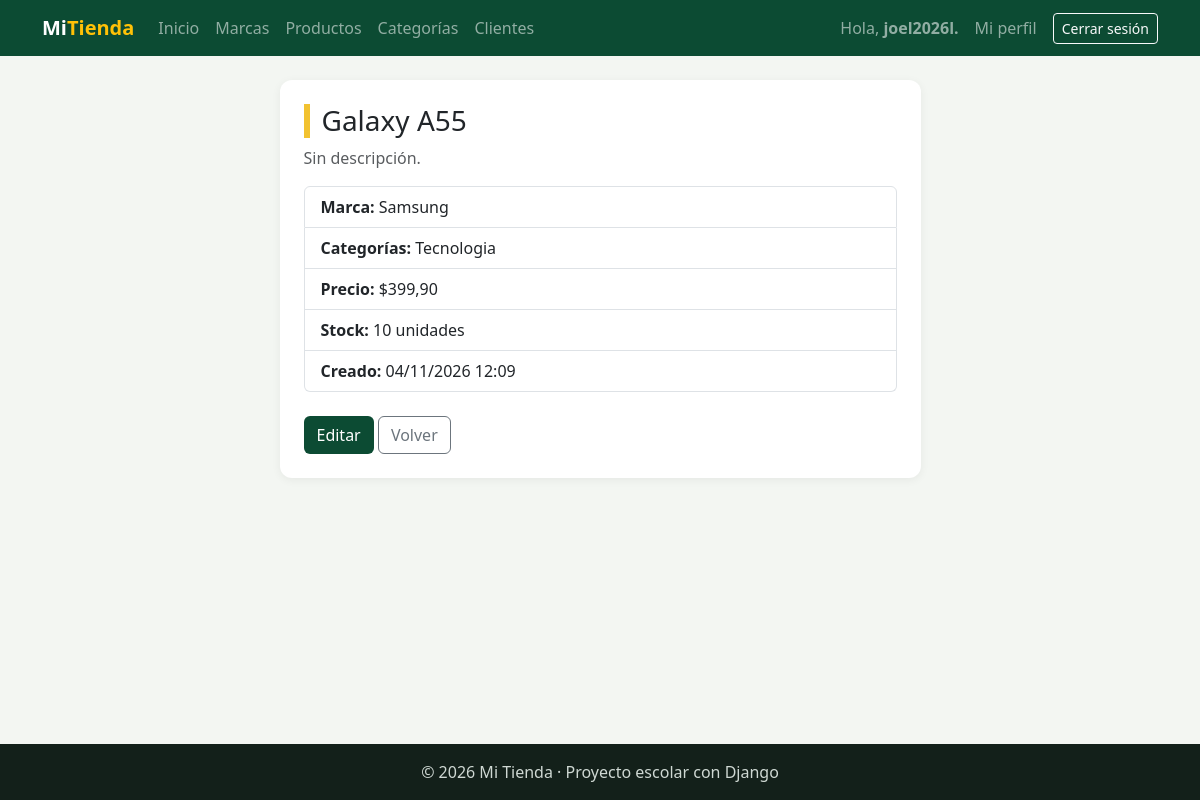
The app's page /facturacion/productos/2/ (signed in) with its own data.
### facturacion/models.py (models this page shows, shortened)
class Producto(models.Model):
    nombre = models.CharField(max_length=100)
    descripcion = models.TextField("Descripción", blank=True)
    precio = models.DecimalField(                # DecimalField = número EXACTO con decimales (para dinero)
        max_digits=10,                           #   10 dígitos en total...
        decimal_places=2,                        #   ...de los cuales 2 son decimales → hasta 99 999 999.99
    )
    stock = models.PositiveIntegerField(default=0)   # Entero que no puede ser negativo
    marca = models.ForeignKey(
        Marca,                                   # ¿A qué modelo apunta? A Marca
        on_delete=models.PROTECT,                # ¿Qué pasa si borran la marca? PROTECT: no lo permite si tiene productos
        related_name="productos",                # Nombre del camino de vuelta: marca.productos.all()
    )
    categorias = models.ManyToManyField(
        Categoria,                               # ¿Con qué modelo? Con Categoria
        related_name="productos",                # Camino de vuelta: categoria.productos.all()
        blank=True,                              # Se puede guardar un producto sin categorías
    )                                            # Sin on_delete: si borras una categoría, solo se borran sus pares
    activo = models.BooleanField(default=True)
    fecha_creacion = models.DateTimeField(auto_now_add=True)   # auto_now_add: guarda la fecha y hora al CREAR (sola)
    class Meta:
        verbose_name = "Producto"
        verbose_name_plural = "Productos"
        ordering = ["nombre"]

class Marca(models.Model):
    nombre = models.CharField(max_length=60, unique=True)   # Nombre único: no se repite
    pais_origen = models.CharField(
        "País de origen",                        # 1er dato sin nombre = etiqueta bonita (verbose_name) para formularios
        max_length=60,
        blank=True,                              # opcional en el formulario
    )
    activo = models.BooleanField(default=True)   # Para "desactivar" en vez de borrar
    class Meta:
        verbose_name = "Marca"
        verbose_name_plural = "Marcas"
        ordering = ["nombre"]

class Categoria(models.Model):                   # Hereda de models.Model → Django la convierte en tabla
    nombre = models.CharField(                   # CharField = texto corto → columna VARCHAR
        max_length=60,                           #   máximo 60 letras (OBLIGATORIO en CharField)
        unique=True,                             #   no puede haber dos categorías con el mismo nombre
    )
    descripcion = models.TextField(blank=True)   # TextField = texto largo. blank=True: el formulario lo deja vacío
    activo = models.BooleanField(default=True)   # Verdadero/Falso. default: valor si no se indica otro
    class Meta:                                  # Meta = configuración de la TABLA (no son columnas)
        verbose_name = "Categoría"               #   nombre en singular (se ve en el admin y en errores)
        verbose_name_plural = "Categorías"       #   nombre en plural
        ordering = ["nombre"]                    #   orden por defecto de las consultas: A → Z

### facturacion/views.py (the view)
# urls.py: path("productos/<int:pk>/", views.producto_detalle, name="producto_detalle"),   # /facturacion/productos/7/
@login_required
def producto_detalle(request, pk):                         # READ (uno): la ficha de un producto
    producto = get_object_or_404(Producto, pk=pk)          # Buscamos el producto número pk o mostramos 404
    contexto = {"producto": producto}                      # Solo necesitamos enviar el producto
    return render(request, "facturacion/producto_detalle.html", contexto)

### facturacion/templates/facturacion/producto_detalle.html (shortened to what this page needs)
{% extends "base.html" %}
{% block contenido %}
<div class="row justify-content-center">
    <div class="col-lg-7">
        <div class="tarjeta">
            <h1 class="h3 titulo-pagina">{{ producto.nombre }}</h1>
            <p class="text-muted">{{ producto.descripcion|default:"Sin descripción." }}</p>
            <ul class="list-group mb-4">
                <li class="list-group-item"><b>Marca:</b> {{ producto.marca.nombre }}</li>
                <li class="list-group-item"><b>Categorías:</b>
                    {% for categoria in producto.categorias.all %}{{ categoria.nombre }}{% if not forloop.last %}, {% endif %}{% empty %}Sin categoría{% endfor %}
                </li>
                <li class="list-group-item"><b>Precio:</b> ${{ producto.precio }}</li>
                <li class="list-group-item"><b>Stock:</b> {{ producto.stock }} unidades</li>
                <li class="list-group-item"><b>Creado:</b> {{ producto.fecha_creacion|date:"d/m/Y H:i" }}</li>
            </ul>
            <a href="{% url 'facturacion:producto_editar' producto.pk %}" class="btn btn-verde">Editar</a>
            <a href="{% url 'facturacion:producto_lista' %}" class="btn btn-outline-secondary">Volver</a>
        </div>
    </div>
</div>
{% endblock %}

### templates/base.html (shortened to what this page needs)
{% load static %}
<!DOCTYPE html>
<html lang="es">
<head>
    <link href="https://cdn.jsdelivr.net/npm/bootstrap@5.3.3/dist/css/bootstrap.min.css" rel="stylesheet">
    <link rel="stylesheet" href="{% static 'css/estilos.css' %}">
</head>
<body>
    <nav class="navbar navbar-expand-lg navbar-dark barra">
        <div class="container">
            <a class="navbar-brand fw-bold" href="{% url 'home' %}">Mi<span class="text-warning">Tienda</span></a>
            <div class="collapse navbar-collapse" id="menu">
                <ul class="navbar-nav me-auto">
                    <li class="nav-item"><a class="nav-link" href="{% url 'home' %}">Inicio</a></li>
                    {% if user.is_authenticated %}
                        <li class="nav-item"><a class="nav-link" href="{% url 'facturacion:marca_lista' %}">Marcas</a></li>
                        <li class="nav-item"><a class="nav-link" href="{% url 'facturacion:producto_lista' %}">Productos</a></li>
                         <li class="nav-item"><a class="nav-link" href="{% url 'facturacion:categoria_lista' %}">Categorías</a></li>
                        <li class="nav-item"><a class="nav-link" href="{% url 'facturacion:cliente_lista' %}">Clientes</a></li>
                    {% endif %}
                </ul>
                <ul class="navbar-nav align-items-lg-center gap-2">
                    {% if user.is_authenticated %}
                        <li class="nav-item navbar-text">Hola, <b>{{ user.username }}</b></li>
                        <li class="nav-item"><a class="nav-link" href="{% url 'facturacion:mi_perfil' %}">Mi perfil</a></li>
                        <li class="nav-item">
                            <form method="post" action="{% url 'logout' %}" class="m-0">
                                <button type="submit" class="btn btn-sm btn-outline-light">Cerrar sesión</button>
                            </form>
                        </li>
                    {% else %}
                        <li class="nav-item"><a class="nav-link" href="{% url 'login' %}">Ingresar</a></li>
                        <li class="nav-item"><a class="btn btn-sm btn-warning" href="{% url 'registro' %}">Crear cuenta</a></li>
                    {% endif %}
                </ul>
            </div>
        </div>
    </nav>
    <main class="container py-4">
        {% block contenido %}{% endblock %}
    </main>
    <footer class="pie text-center py-3">© 2026 Mi Tienda · Proyecto escolar con Django</footer>
</body>
</html>

### static/CSS/estilos.css (style rules this page uses)
:root { --verde: #0c4b33; --verde-claro: #2f9e6e; --amarillo: #f2c230; }
body { background-color: #f3f6f2; min-height: 100vh; display: flex; flex-direction: column; }
main { flex: 1; }
.barra { background-color: var(--verde); }
.titulo-pagina { border-left: 6px solid var(--amarillo); padding-left: 12px; }
.tarjeta { background: white; border-radius: 12px; padding: 24px; box-shadow: 0 2px 10px rgba(0,0,0,.06); }
.btn-verde { background-color: var(--verde); color: white; }
.pie { background-color: #13201a; color: #cfd8d3; }

### records on screen
Producto: nombre "Galaxy A55", descripcion "Sin descripción.", marca.nombre "Samsung", precio "399,90", stock "10", fecha_creacion "04/11/2026 12:09"
Categoria: nombre "Tecnologia"

### other values on screen
{{ user.username }} "joel2026l."
